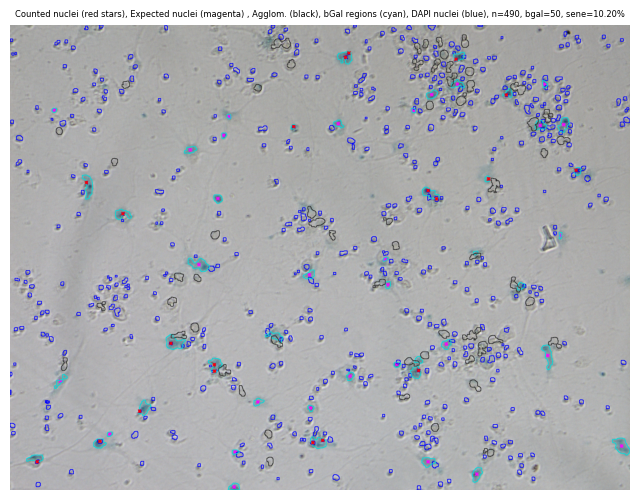
#> input picture results/visualizations/2.5_CPNCunknown_DIV26_counts.png, 640 x 500 px, given in place of 2.5_Bgal_26DIV.tif, which was not available
$ jupyter execute --allow-errors sene_count.ipynb   (shell and % lines are left out)   (text cells are left out)
#> lines starting #> are read from the running program, lines starting #| are printed output that depends on the picture; after the words box and inside, x2 and y2 are one past the last pixel; in counts of white or black regions, pixels touching at a corner belong together; pictures that were not available may be replaced by others from this repository, and a replacement may not be noted
[cell 1]
path_to_dir = 'data/'
path_to_exp = 'data/'

[cell 2]
import os
import cv2 as cv
import  numpy as np
from matplotlib import pyplot as plt
import re
import pandas as pd

[cell 3]
def inspect_folder(path):
    ls_names = [os.path.join(path, name) for name in os.listdir(path)]
    tif_paths = {}
    for name in ls_names:
        if os.path.isdir(name):
            # merge results from subfolder
            sub_dict = inspect_folder(name)
            tif_paths.update(sub_dict)
        elif re.search(r'\.tif$', name):
            tif_paths[name.split('/')[-1]] = name
    return tif_paths

[cell 4]
def count_dapi_nuclei(dapi_img, clahe=True, sharpen=True, tophat=True, low_intensity_tresh=20, min_area_nuc=40, max_area_nuc=500, kernel=None):
    """Count DAPI stained nuclei in the given image.

    Args:
        dapi_img (numpy.ndarray): Input DAPI image.
        clahe (bool, optional): Apply CLAHE. Defaults to True.
        sharpen (bool, optional): Apply sharpening. Defaults to True.
        tophat (bool, optional): Apply top-hat filtering. Defaults to True.
        save_vis (bool, optional): Save visualization image. Defaults to False.
        low_intensity_tresh (int, optional): Low intensity threshold. Defaults to 20.
        min_px_size (int, optional): Minimum pixel size for nuclei. Defaults to 50.
        max_px_size (int, optional): Maximum pixel size for nuclei. Defaults to 300.
        kernel (numpy.ndarray, optional): Kernel for sharpening filter. Defaults to np.array([[0, -1, 0],[-1, 5, -1],[0, -1, 0]]).
    Returns:
        tuple: (total_nuclei_count, single_nuclei_contours, agglomerate_contours, visualization_image)
    """
    if kernel is None:
        kernel = np.array([[0, -1, 0],
                           [-1, 5,-1],
                           [0, -1, 0]])
    # Contrast enhancement for DAPI using CLAHE on L channel of LAB color space
    if clahe:

        lab = cv.cvtColor(dapi_img, cv.COLOR_BGR2LAB)
        l, a, b = cv.split(lab)
        clahe = cv.createCLAHE(clipLimit=3.0, tileGridSize=(8,8))   # tweak clipLimit/tileGridSize if needed
        l_clahe = clahe.apply(l)
        lab_clahe = cv.merge((l_clahe, a, b))
        clahe_dapi = cv.cvtColor(lab_clahe, cv.COLOR_LAB2BGR)
    else:
        clahe_dapi = dapi_img.copy()

    # Sharpening filter
    if sharpen:
        sharpened_dapi = cv.filter2D(clahe_dapi, -1, kernel)
    else:
        sharpened_dapi = clahe_dapi.copy()

    #Tophat to reduce overlap
    if tophat:
        tophat_dapi = cv.morphologyEx(sharpened_dapi, cv.MORPH_OPEN, kernel = np.ones((9,9),np.uint8))
    else:
        tophat_dapi = sharpened_dapi.copy()

    # Compute DAPI contours (no filtering), then classify single nuclei vs agglomerates
    gray = cv.cvtColor(tophat_dapi, cv.COLOR_BGR2GRAY)
    _, dapi_mask_full = cv.threshold(gray, low_intensity_tresh, 255, cv.THRESH_BINARY + cv.THRESH_OTSU)
    dapi_mask_full = cv.morphologyEx(dapi_mask_full, cv.MORPH_OPEN, cv.getStructuringElement(cv.MORPH_ELLIPSE, (3,3)))
    dapi_contours_all, _ = cv.findContours(dapi_mask_full, cv.RETR_EXTERNAL, cv.CHAIN_APPROX_SIMPLE)

    # classify contours by area
    single_nuclei = [c for c in dapi_contours_all if min_area_nuc < cv.contourArea(c) <= max_area_nuc]
    agglomerates = [c for c in dapi_contours_all if cv.contourArea(c) > max_area_nuc]

    # prepare masks for overlap tests
    agglom_mask = np.zeros_like(dapi_mask_full)
    cv.drawContours(agglom_mask, agglomerates, -1, 255, thickness=cv.FILLED)

    # compute centroids for single nuclei
    centroids = []
    for c in single_nuclei:
        M = cv.moments(c)
        if M['m00'] != 0:
            cx = int(M['m10']/M['m00']); cy = int(M['m01']/M['m00'])
            centroids.append((cx, cy))
        else:
            centroids.append(None)
    # Visualization
    out_vis = dapi_img.copy()
    cv.drawContours(out_vis, single_nuclei, -1, (0,255,0), 2)  # Green for single nuclei
    cv.drawContours(out_vis, agglomerates, -1, (100,100,100), 2)    # Black for agglomerates
    for c in centroids:
        if c is not None:
            cv.drawMarker(out_vis, c, (0,0,255), markerType=cv.MARKER_STAR, markerSize=12, thickness=2)  # Red star for centroids
    return len(single_nuclei), single_nuclei, agglomerates, agglom_mask, centroids, out_vis

[cell 5]
def find_blue_zones(bgal_img, sharpen=True, kernel=None, min_area=100):
    if kernel is None:
        kernel = np.array([[0, -1, 0],
                           [-1, 5,-1],
                           [0, -1, 0]])
    if sharpen:
        sharpened_bgal = cv.filter2D(bgal_img,-1,kernel=kernel)
    else: sharpened_bgal = bgal_img.copy()

    # extract blue-marked shapes from sharpened_bgal and plot contours
    b = sharpened_bgal[:, :, 0].astype(int)
    g = sharpened_bgal[:, :, 1].astype(int)
    r = sharpened_bgal[:, :, 2].astype(int)

    # blue dominance measure (blue stronger than red/green)
    blue_dom = b - ((g + r) // 2)
    blue_dom = np.clip(blue_dom, 0, 255).astype('uint8')

    # binary mask (adjust thresh if needed)
    _, blue_mask = cv.threshold(blue_dom, 8, 255, cv.THRESH_BINARY)

    # clean mask
    kernel = cv.getStructuringElement(cv.MORPH_ELLIPSE, (10, 10))
    blue_mask = cv.morphologyEx(blue_mask, cv.MORPH_OPEN, kernel, iterations=1)
    blue_mask = cv.morphologyEx(blue_mask, cv.MORPH_CLOSE, kernel, iterations=1)

    # find and filter contours by area
    blue_contours, _ = cv.findContours(blue_mask, cv.RETR_EXTERNAL, cv.CHAIN_APPROX_SIMPLE)
    blue_contours = [c for c in blue_contours if cv.contourArea(c) >= min_area]

    # draw contours on a copy
    out_img = sharpened_bgal.copy()
    cv.drawContours(out_img, blue_contours, -1, (255, 255, 0), 2)
    print(f'Found {len(blue_contours)} blue-marked shapes (area >= {min_area})')
    return blue_contours, blue_mask, out_img

[cell 6]
# [58 lines left out: function count_bgal_nuclei, not called in this run]

[cell 7]
def process_chunck(folder_path, min_blue_area=250, min_area_nuc=40, max_area_nuc=700):
    # Get image paths
#> called with folder_path = 'data/Bgal 27DIV CPNC 17', min_blue_area = 200, min_area_nuc = 40, max_area_nuc = 600
    img_paths = inspect_folder(folder_path)
    # Parse filenames
    image_groups = {}
    for filename, filepath in img_paths.items():
        # Parse filename: e.g., "2.5_DAPI_6DIV.tif" -> well=2.5, imgtype=DAPI, div=6DIV
        match = re.match(r'(\d+(?:\.\d+)?)\_(Bgal|DAPI)\_(\d+DIV)\.tif', filename)
        if match:
            exp_id, imgtype, div = match.groups()
            # Extract CPNC from path
            path_parts = filepath.split('/')
            folder_name = path_parts[-3]  # e.g., "Bgal 6DIV ctrl CPNC 19"
            cpnc_match = re.search(r'CPNC (\d+)', folder_name)
            cpnc = cpnc_match.group(1) if cpnc_match else 'unknown'
            div_num = int(div.replace('DIV', ''))

            pozo = path_parts[-2]  # e.g., "Pozo 2"

            key = (cpnc, div_num, exp_id, pozo)
            if key not in image_groups:
                image_groups[key] = {}
            image_groups[key][imgtype] = filepath

    # Process each image pair
    results = []
    for (cpnc, div_num, exp_id, pozo), image_dict in image_groups.items():
        if 'DAPI' in image_dict and 'Bgal' in image_dict:
            # Load images
            dapi_img = cv.imread(image_dict['DAPI'])
            bgal_img = cv.imread(image_dict['Bgal'])

            # Count DAPI nuclei
            n_dapi, single_nuclei, agglomerates, agglom_mask, centroids, _ = count_dapi_nuclei(
                dapi_img, kernel=np.array([[0, -1, 0],[-1, 5.4, -1], [0, -1, 0]]),
                min_area_nuc=min_area_nuc, max_area_nuc=max_area_nuc
            )

            # Find blue zones
            blue_contours, blue_mask, _ = find_blue_zones(bgal_img, sharpen=True, min_area=min_blue_area, kernel=np.array([[0, -1, 0],[-1, 5.4, -1], [0, -1, 0]]))

            # Count bgal_cells
            n_bgal, n_dapi, out_vis = count_bgal_nuclei(single_nuclei, blue_contours, blue_mask, agglomerates ,agglom_mask, centroids, bgal_img)

            results.append({
                'CPNC': cpnc,
                'DIV': div_num,
                'Sample': exp_id,
                'Well': pozo,
                'n_bgal': n_bgal,
                'dapi_n': n_dapi
            })
            print(f"Processed: CPNC {cpnc}, DIV {div_num}, Sample {exp_id}, Well {pozo} - DAPI: {n_dapi}, Bgal: {n_bgal}")

            plt.figure(figsize=(8, 8))
            plt.imshow(cv.cvtColor(out_vis, cv.COLOR_BGR2RGB))
            plt.title(f'Counted nuclei (red stars), Expected nuclei (magenta) , Agglom. (black), bGal regions (cyan), DAPI nuclei (blue), n={n_dapi}, bgal={n_bgal}, sene={n_bgal/n_dapi*100:.2f}%', fontdict={'fontsize': 6})
            plt.axis('off')
            plt.savefig(os.path.join('./results/visualizations', f'{exp_id}_CPNC{cpnc}_DIV{div_num}_counts.png'))
    return results

[cell 8]
df = process_chunck('data/Bgal 27DIV CPNC 17', min_blue_area=200, min_area_nuc=40, max_area_nuc=600)

[cell 9]
#df1 = process_chunck('/media/raqcoss/USB KGST/Lorelei/Bgal 26DIV CPNC 15', min_blue_area=200, min_area_nuc=40, max_area_nuc=600)

[cell 10]
#df2 = process_chunck('/media/raqcoss/USB KGST/Lorelei/Bgal 27DIV CPNC 17', min_blue_area=500, min_area_nuc=40, max_area_nuc=700)

[cell 11]
#df3 = process_chunck('/media/raqcoss/USB KGST/Lorelei/Bgal 6DIV ctrl CPNC 19', min_blue_area=600, min_area_nuc=80, max_area_nuc=1400)

[cell 12]
df = pd.DataFrame(df)

#> (a cell that did not finish here is left out)

[cell 14]
df.to_csv('./results/senescence_counts.csv')

[cell 15]
df

[cell 16]
# in detail
inspect_folder(path_to_exp)

[cell 17]
bgal_img = cv.imread('data/Bgal 27DIV CPNC 17/2.5_Bgal_26DIV.tif')
#> bgal_img is the input picture: shape (500, 640, 3); mean B, G, R 180.9, 177.1, 176
dapi_img = cv.imread('data/Bgal 27DIV CPNC 17/2.5_DAPI_26DIV.tif')
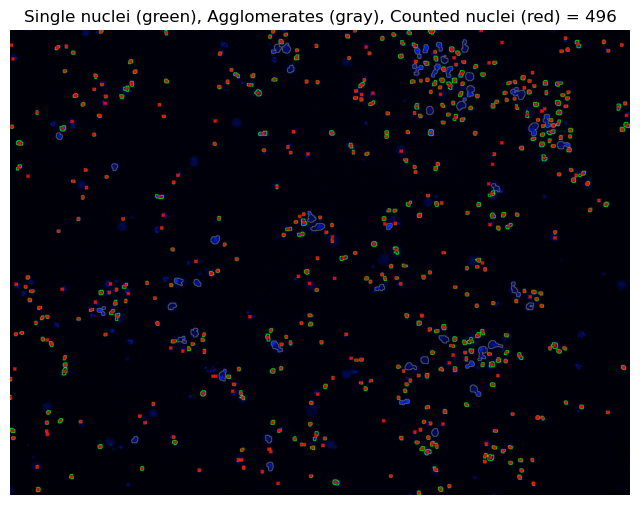
#> input picture results/visualizations/dapi_count_example.png, 640 x 505 px, given in place of 2.5_DAPI_26DIV.tif, which was not available
#> dapi_img is the input picture: shape (505, 640, 3); mean B, G, R 38.2, 29.4, 30.2

[cell 18]
n_nuclei, single_nuclei, agglomerates, agglom_mask, centroids, out_vis = count_dapi_nuclei(dapi_img)
#> in count_dapi_nuclei, `lab = cv.cvtColor(dapi_img, cv.COLOR_BGR2LAB)`: lab: shape (505, 640, 3); mean of channels 0, 1, 2 31.1, 130.1, 124.9
#> in count_dapi_nuclei, `l, a, b = cv.split(lab)`:
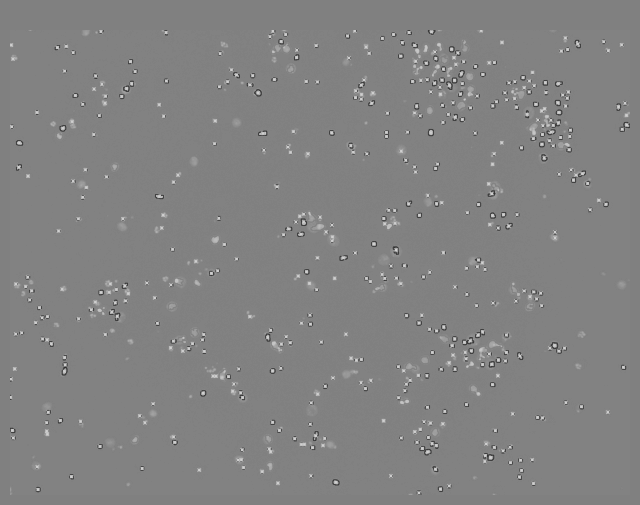
#> a: shape (505, 640); min 46, max 208, mean 130.1
#> in count_dapi_nuclei, `lab_clahe = cv.merge((l_clahe, a, b))`: lab_clahe: shape (505, 640, 3); mean of channels 0, 1, 2 37, 130.1, 124.9
#> in count_dapi_nuclei, `sharpened_dapi = cv.filter2D(clahe_dapi, -1, kernel)`:
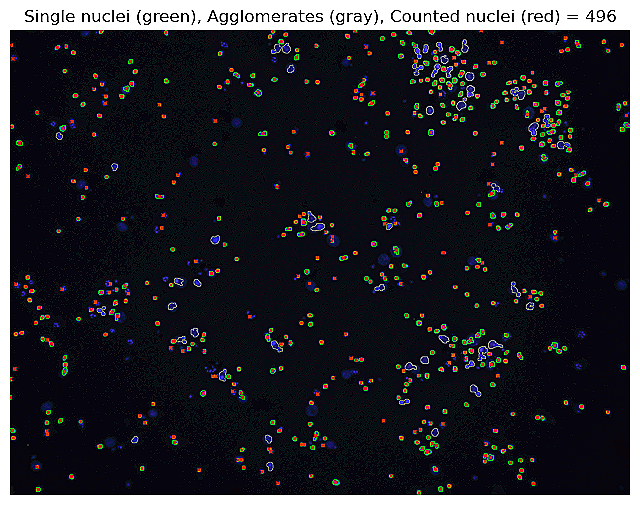
#> sharpened_dapi: shape (505, 640, 3); mean B, G, R 44.7, 38.9, 38.3
#> in count_dapi_nuclei, `tophat_dapi = cv.morphologyEx(sharpened_dapi, cv.MORPH_OPEN, kernel = ..`:
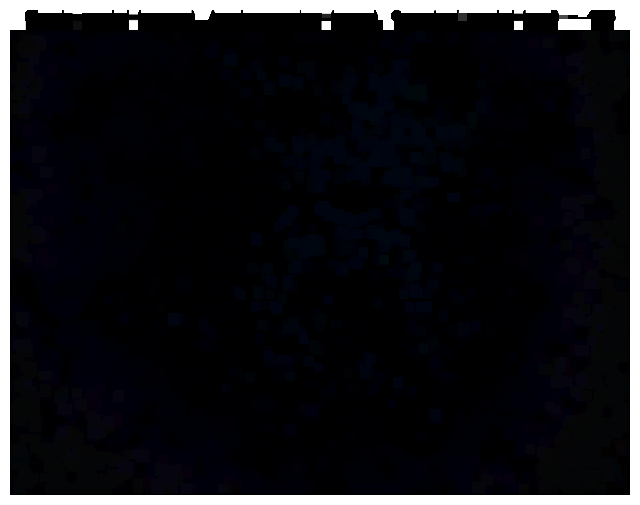
#> tophat_dapi: shape (505, 640, 3); mean B, G, R 25.3, 21.1, 20.9
#> in count_dapi_nuclei, `_, dapi_mask_full = cv.threshold(gray, low_intensity_tresh, 255, cv.TH..`: dapi_mask_full: shape (505, 640); 7.9% white; 5 white regions, box (x1, y1, x2, y2) and area: (0, 0, 640, 505) 25064, (558, 19, 591, 30) 361, (129, 20, 138, 30) 90, (322, 21, 331, 30) 81, (514, 21, 523, 30) 81
#> in count_dapi_nuclei, `dapi_mask_full = cv.morphologyEx(dapi_mask_full, cv.MORPH_OPEN, cv.get..`: dapi_mask_full: shape (505, 640); 7.9% white; 5 white regions, box (x1, y1, x2, y2) and area: (0, 0, 640, 505) 25026, (558, 19, 591, 30) 357, (129, 20, 138, 30) 86, (322, 21, 331, 30) 77, (514, 21, 523, 30) 77
#> in count_dapi_nuclei, `dapi_contours_all, _ = cv.findContours(dapi_mask_full, cv.RETR_EXTERNA..`: dapi_contours_all = [[[0, 0], [0, 504], [639, 504], [639, 0]]]
#> in count_dapi_nuclei, `single_nuclei = [c for c in dapi_contours_all if min_area_nuc < cv.con..`: single_nuclei = []
#> in count_dapi_nuclei, `agglomerates = [c for c in dapi_contours_all if cv.contourArea(c) > ma..`: agglomerates = [[[0, 0], [0, 504], [639, 504], [639, 0]]]
#> in count_dapi_nuclei, `cv.drawContours(agglom_mask, agglomerates, -1, 255, thickness=cv.FILLED)`: agglom_mask: shape (505, 640); every value is 255
#> after the loop in count_dapi_nuclei, `for c in single_nuclei:`: centroids = []
#> in count_dapi_nuclei, `cv.drawContours(out_vis, agglomerates, -1, (100,100,100), 2)`:
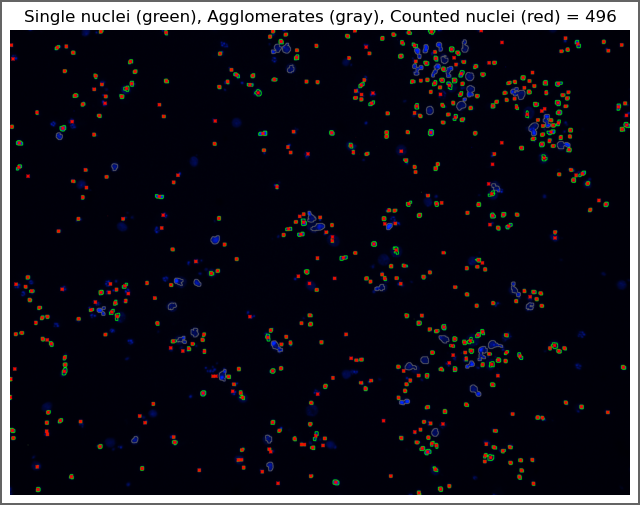
#> out_vis: shape (505, 640, 3); 1.41% of pixels changed, all inside (x1, y1, x2, y2) = (0, 0, 640, 505)
#> n_nuclei = 0; single_nuclei = []; agglomerates = [[[0, 0], [0, 504], [639, 504], [639, 0]]]; centroids = []

[cell 19]
# Compute DAPI contours (no filtering), then classify single nuclei vs agglomerates

plt.figure(figsize=(8,8))
plt.imshow(cv.cvtColor(out_vis, cv.COLOR_BGR2RGB))
plt.title(f'Single nuclei (green), Agglomerates (gray), Counted nuclei (red) = {n_nuclei}')
plt.axis('off')
plt.show()

[cell 20]
blue_contours, blue_mask, out_vis = find_blue_zones(bgal_img, sharpen=True, min_area=400, kernel=np.array([[0, -1, 0],[-1, 5.4, -1], [0, -1, 0]]))
#> in find_blue_zones, `sharpened_bgal = cv.filter2D(bgal_img,-1,kernel=kernel)`:
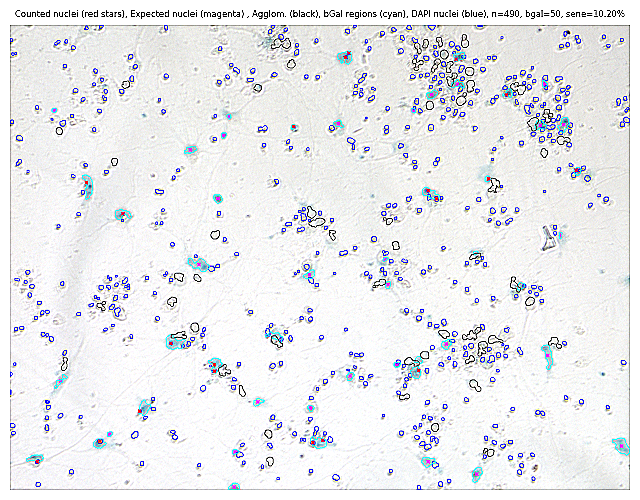
#> sharpened_bgal: shape (500, 640, 3); mean B, G, R 236.9, 234.4, 233.6
#> in find_blue_zones, `g = sharpened_bgal[:, :, 1].astype(int)`:
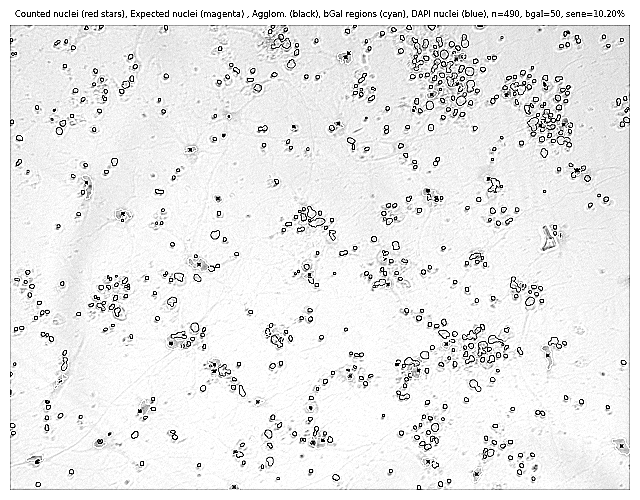
#> g: shape (500, 640) int64; min 0, max 255, mean 234.4
#> in find_blue_zones, `blue_dom = np.clip(blue_dom, 0, 255).astype('uint8')`:
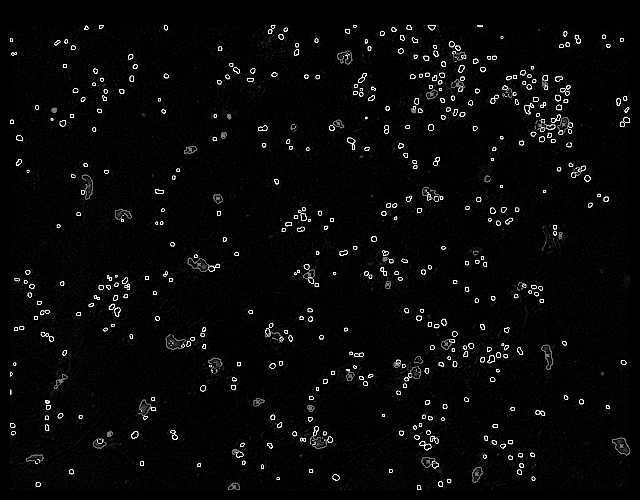
#> blue_dom: shape (500, 640); min 0, max 255, mean 8.4
#> in find_blue_zones, `_, blue_mask = cv.threshold(blue_dom, 8, 255, cv.THRESH_BINARY)`:
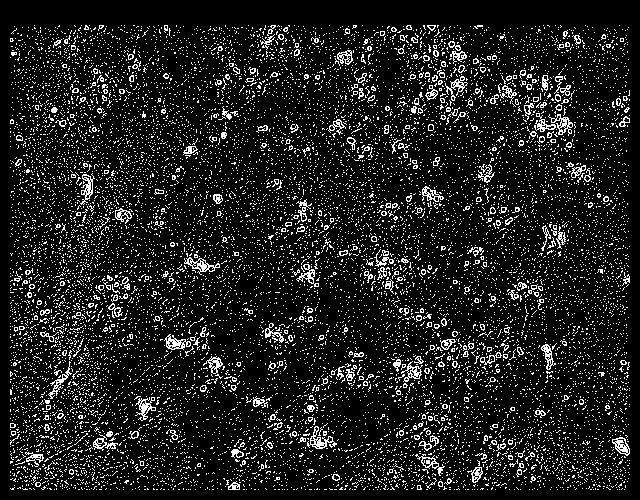
#> blue_mask: shape (500, 640); 12% white in thin lines or dots
#> in find_blue_zones, `blue_mask = cv.morphologyEx(blue_mask, cv.MORPH_OPEN, kernel, iteratio..`: blue_mask: shape (500, 640); every value is 0
#| Found 0 blue-marked shapes (area >= 400)
#> blue_contours = []

[cell 21]
# plot mask, full image with contours and zoom on first contour
plt.figure(figsize=(12, 5))
plt.subplot(1, 3, 1)
plt.title('Blue mask')
plt.axis('off')
plt.imshow(blue_mask, cmap='gray')

plt.subplot(1, 3, 2)
plt.title('Contours on image')
plt.axis('off')
plt.imshow(cv.cvtColor(out_vis, cv.COLOR_BGR2RGB))

plt.subplot(1, 3, 3)
plt.title('Zoom (one example contour)')
plt.axis('off')
if blue_contours:
    x, y, w, h = cv.boundingRect(blue_contours[5])
    crop = out_vis[max(y-20,0):y+h+20, max(x-20,0):x+w+20]
    plt.imshow(cv.cvtColor(crop, cv.COLOR_BGR2RGB))
else:
    plt.text(0.5, 0.5, 'No contours found', ha='center', va='center')

plt.tight_layout()
plt.show()
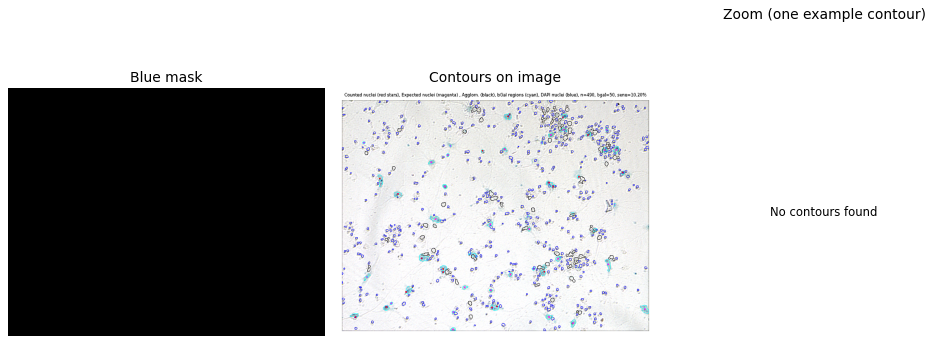
#> figure drawn by matplotlib, 2 panels
